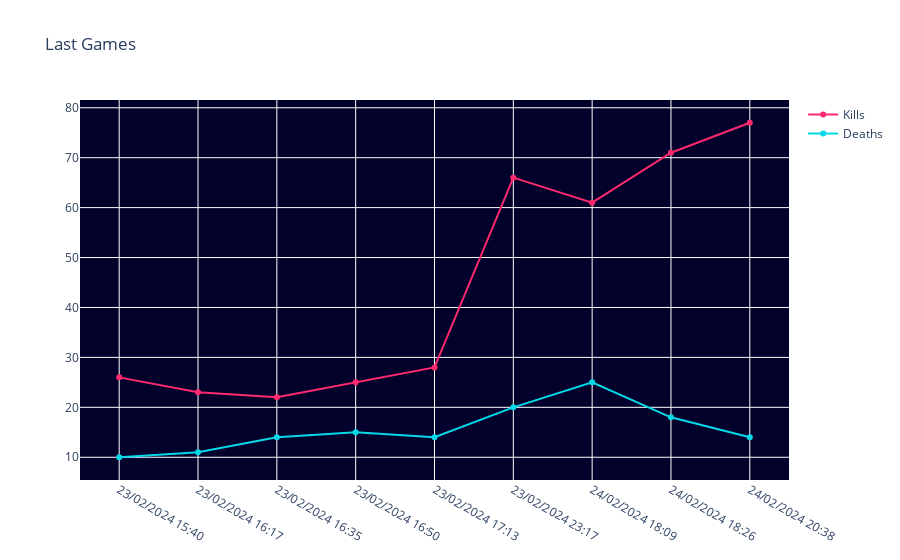

The code cell stored with this chart in its notebook:
### Code cell
fig = go.Figure()
fig.add_trace(go.Scatter(x=records_df['Date time'], y=records_df['Kills'], mode='lines+markers', name='Kills', line=dict(color='#FF2A6D')))
fig.add_trace(go.Scatter(x=records_df['Date time'], y=records_df['Deaths'], mode='lines+markers', name='Deaths', line=dict(color='#05D9E8')))
fig.update_layout(title='Last Games', hovermode='x', plot_bgcolor='#01012B')

### Figure 1 — Plotly figure (JSON) as saved in the notebook; plotly's stock layout.template omitted (floating-point values rounded to 4 significant figures)
{"data": [{"line": {"color": "#FF2A6D"}, "mode": "lines+markers", "name": "Kills", "type": "scatter", "x": ["23/02/2024 15:40", "23/02/2024 16:17", "23/02/2024 16:35", "23/02/2024 16:50", "23/02/2024 17:13", "23/02/2024 23:17", "24/02/2024 18:09", "24/02/2024 18:26", "24/02/2024 20:38"], "y": [26, 23, 22, 25, 28, 66, 61, 71, 77]}, {"line": {"color": "#05D9E8"}, "mode": "lines+markers", "name": "Deaths", "type": "scatter", "x": ["23/02/2024 15:40", "23/02/2024 16:17", "23/02/2024 16:35", "23/02/2024 16:50", "23/02/2024 17:13", "23/02/2024 23:17", "24/02/2024 18:09", "24/02/2024 18:26", "24/02/2024 20:38"], "y": [10, 11, 14, 15, 14, 20, 25, 18, 14]}], "layout": {"hovermode": "x", "plot_bgcolor": "#01012B", "title": {"text": "Last Games"}}}
